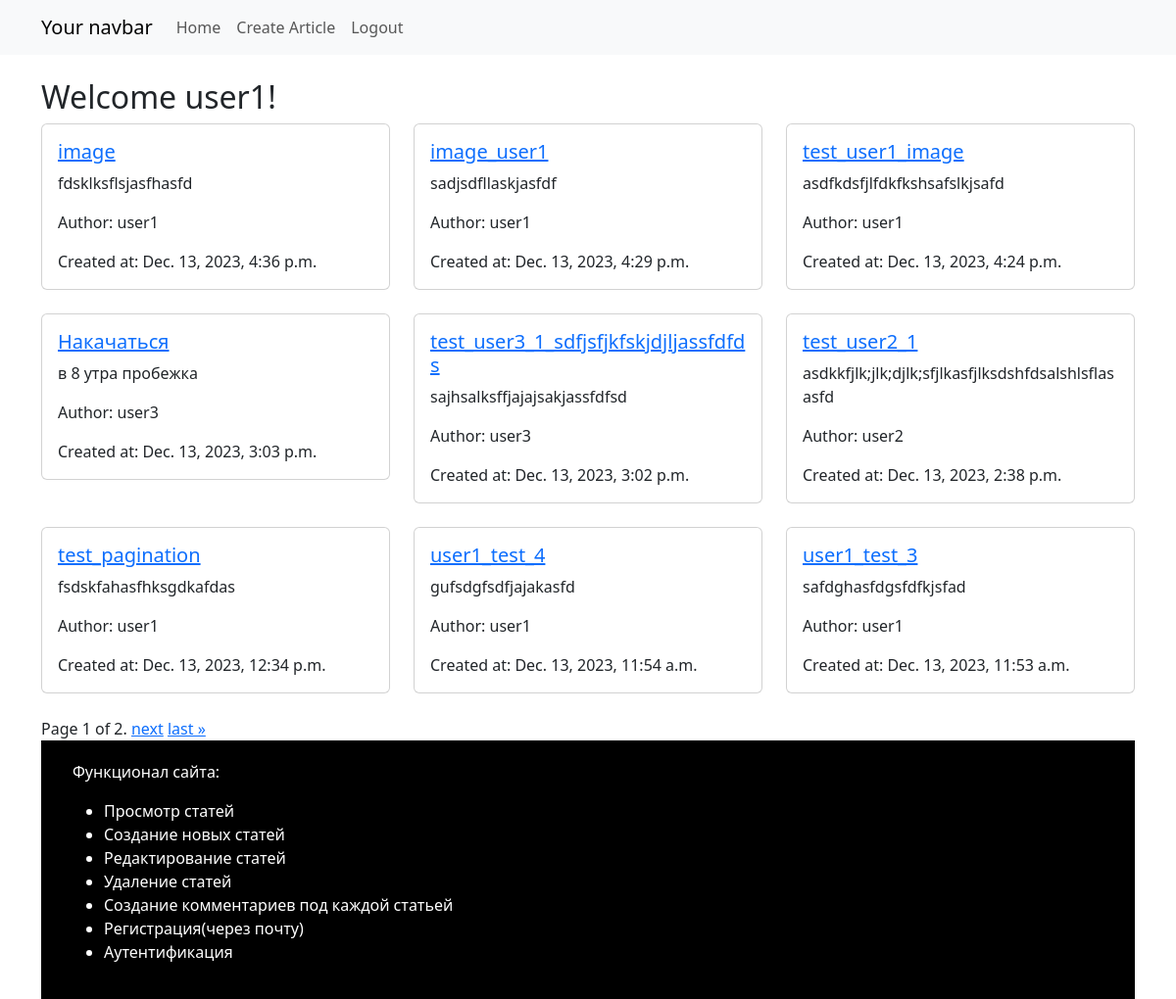
Screenshot of / (signed in) with the database file from the repository.
### app/models.py (models this page shows, shortened)
class Article(models.Model):
    title = models.CharField(max_length=200)
    content = models.TextField()
    author = models.ForeignKey(User, on_delete=models.CASCADE, verbose_name='Автор')
    created_at = models.DateTimeField(auto_now_add=True)
    image = models.ImageField(upload_to='static/media/', null=True, blank=True)

### app/views.py (the view)
# urls.py: path('', HomeView.as_view(), name='home'),
class HomeView(View):
    template_name = 'home.html'
    paginate_by = 9
    def get(self, request):
        object_list = Article.objects.all().order_by('-created_at')
        paginator = Paginator(object_list, self.paginate_by)
        page = request.GET.get('page')
        try:
            articles = paginator.page(page)
        except PageNotAnInteger:
            articles = paginator.page(1)
        except EmptyPage:
            articles = paginator.page(paginator.num_pages)
        user_obj = request.user if request.user.is_authenticated else None
        return render(request, self.template_name, {'articles': articles, 'user_obj': user_obj})

### app/templates/home.html (shortened to what this page needs)
{% extends 'base.html' %}
{% block content %}
    <h2>Welcome {{ user_obj.username }}!</h2>
    <div class="row">
        {% for article in articles %}
    <div class="col-lg-4 mb-4">
        <div class="card">
            <div class="card-body">
                <h5 class="card-title"><a href="{% url 'article_detail' pk=article.pk %}">{{ article.title }}</a></h5>
                <p class="card-text">{{ article.content }}</p>
                <p class="card-text">Author: {{ article.author.username }}</p>
                <p class="card-text">Created at: {{ article.created_at }}</p>
            </div>
        </div>
    </div>
{% endfor %}
    </div>
    <div class="pagination">
        <span class="step-links">
            <span class="current">
                Page {{ articles.number }} of {{ articles.paginator.num_pages }}.
            </span>
            {% if articles.has_next %}
                <a href="?page={{ articles.next_page_number }}">next</a>
                <a href="?page={{ articles.paginator.num_pages }}">last &raquo;</a>
            {% endif %}
        </span>
    </div>
    <footer style="background-color: black; color: white; padding: 20px; bottom: 0; width: 100%;">
        <div class="container">
            <p>Функционал сайта:</p>
            <ul>
                <li>Просмотр статей</li>
                <li>Создание новых статей</li>
                <li>Редактирование статей</li>
                <li>Удаление статей</li>
                <li>Создание комментариев под каждой статьей</li>
                <li>Регистрация(через почту)</li>
                <li>Аутентификация</li>
            </ul>
        </div>
    </footer>
{% endblock %}

### app/templates/base.html (shortened to what this page needs)
<!DOCTYPE html>
<html lang="en">
<head>
    <link href="https://cdn.jsdelivr.net/npm/bootstrap@5.3.2/dist/css/bootstrap.min.css" rel="stylesheet">
</head>
<body>
<nav class="navbar navbar-expand-lg navbar-light bg-light">
<div class="container">
    <a class="navbar-brand" href="{% url 'home' %}">Your navbar</a>
    <div class="collapse navbar-collapse" id="navbarNav">
    <ul class="navbar-nav">
        <li class="nav-item">
            <a class="nav-link" href="{% url 'home' %}">Home</a>
        </li>
        <li class="nav-item">
            <a class="nav-link" href="{% url 'create_article' %}">Create Article</a>
        </li>
        {% if user.is_authenticated %}
            <li class="nav-item">
                <a class="nav-link" href="{% url 'logout' %}">Logout</a>
            </li>
        {% endif %}
    </ul>
    </div>
</div>
</nav>
{% if user.is_authenticated %}
    <div class="container mt-4">
        {% block content %}{% endblock %}
    </div>
{% else %}
    <h1 class="container mt-4">
        Please <a href="{% url 'login' %}">Login</a> to your account or <a href="{% url 'signup' %}">Sign Up</a>
    </h1>
{% endif %}
</body>
</html>

### rows the page displays
Article: title "image", content "fdsklksflsjasfhasfd", author.username "user1", created_at "Dec. 13, 2023, 4:36 p.m."
Article: title "image_user1", content "sadjsdfllaskjasfdf", author.username "user1", created_at "Dec. 13, 2023, 4:29 p.m."
Article: title "test_user1_image", content "asdfkdsfjlfdkfkshsafslkjsafd", author.username "user1", created_at "Dec. 13, 2023, 4:24 p.m."
Article: title "Накачаться", content "в 8 утра пробежка", author.username "user3", created_at "Dec. 13, 2023, 3:03 p.m."
Article: title "test_user3_1_sdfjsfjkfskjdjljassfdfds", content "sajhsalksffjajajsakjassfdfsd", author.username "user3", created_at "Dec. 13, 2023, 3:02 p.m."
Article: title "test_user2_1", content "asdkkfjlk;jlk;djlk;sfjlkasfjlksdshfdsalshlsflasasfd", author.username "user2", created_at "Dec. 13, 2023, 2:38 p.m."
Article: title "test_pagination", content "fsdskfahasfhksgdkafdas", author.username "user1", created_at "Dec. 13, 2023, 12:34 p.m."
Article: title "user1_test_4", content "gufsdgfsdfjajakasfd", author.username "user1", created_at "Dec. 13, 2023, 11:54 a.m."
Article: title "user1_test_3", content "safdghasfdgsfdfkjsfad", author.username "user1", created_at "Dec. 13, 2023, 11:53 a.m."

### other values shown
{{ user_obj.username }} "user1"
{{ articles.number }} "1"
{{ articles.paginator.num_pages }} "2"
